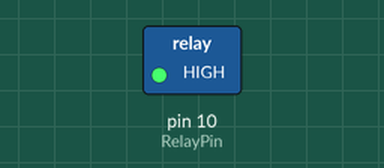
This program was run on a simulated Raspberry Pi (header pin numbers). Shown: switched loads named in the program (green lamp = pin HIGH). Dashed ring = blinking. What the program prints to the terminal is not drawn.

Above: at 0.2 s.
Timing chart, 0 to 3.0 s (numbered marks = the images above):
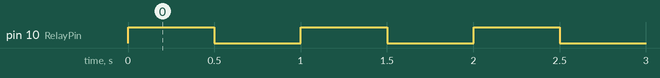

The program:

relay.py
```python
#!/usr/bin/env python
import RPi.GPIO as GPIO
import time

RelayPin = 10

def setup():
	GPIO.setmode(GPIO.BOARD)       # Numbers GPIOs by physical location
	GPIO.setup(RelayPin, GPIO.OUT)

def loop():
	while True:
		print '...relayd on'
		GPIO.output(RelayPin, GPIO.HIGH)
		time.sleep(0.5)
		print 'relay off...'
		GPIO.output(RelayPin, GPIO.LOW)
		time.sleep(0.5)

def destroy():
	GPIO.output(RelayPin, GPIO.LOW)
	GPIO.cleanup()                     # Release resource

if __name__ == '__main__':     		   # Program start from here
	setup()
	try:
		loop()
	except KeyboardInterrupt:  # When 'Ctrl+C' is pressed, the child program destroy() will be  executed.
		destroy()
```

Measured:
- by itself, pin 10 (RelayPin): alternates HIGH for 0.50 s and LOW for 0.50 s
